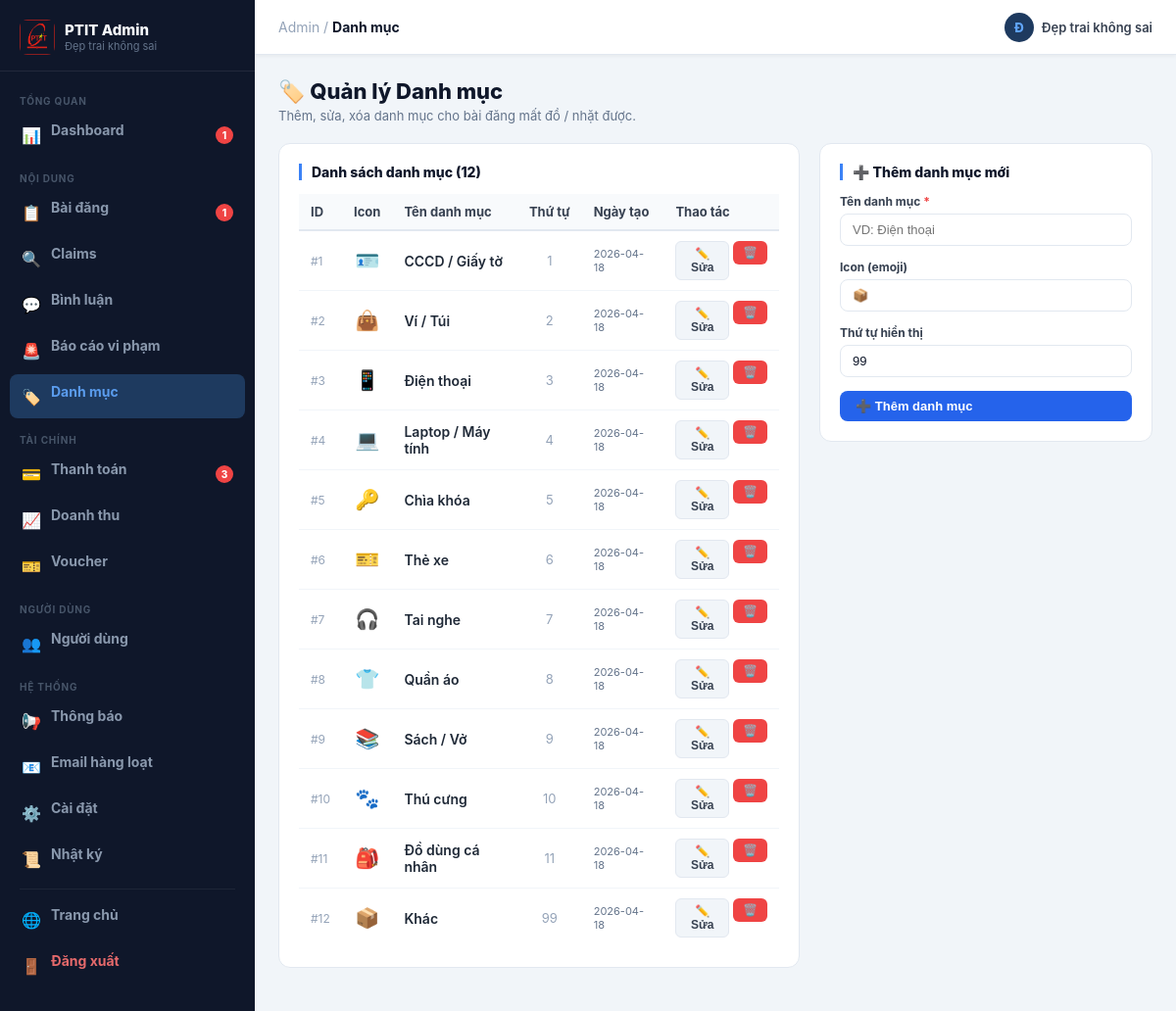
The app's page /admin/categories (signed in) with its own data.
### tables this page shows
CREATE TABLE categories (
        id INTEGER PRIMARY KEY AUTOINCREMENT,
        name TEXT NOT NULL UNIQUE,
        icon TEXT DEFAULT '📦',
        sort_order INTEGER DEFAULT 0,
        created_at TEXT NOT NULL
    );

### app_legacy.py (the view)
@app.route("/admin/categories")
@login_required
@admin_required
def admin_categories():
    conn = connect_db()
    cats = conn.execute("SELECT * FROM categories ORDER BY sort_order, id").fetchall()
    conn.close()
    return render_template("admin_categories.html", cats=cats)

### app_legacy.py (called while the page is built)
def connect_db():
    conn = sqlite3.connect(DB_PATH)
    conn.row_factory = sqlite3.Row
    conn.create_function("norm_vn", 1, normalize_vn)
    return conn

def login_required(view_func):
    @wraps(view_func)
    def wrapper(*args, **kwargs):
        if "user_id" not in session:
            flash("Bạn cần đăng nhập để sử dụng chức năng này.", "warning")
            return redirect(url_for("login"))
        return view_func(*args, **kwargs)
    return wrapper

def admin_required(view_func):
    @wraps(view_func)
    def wrapper(*args, **kwargs):
        if session.get("role") != "admin":
            flash("Bạn không có quyền truy cập trang quản trị.", "danger")
            return redirect(url_for("home"))
        return view_func(*args, **kwargs)
    return wrapper

    @app.context_processor
    def _inject_csrf():
        return {"csrf_token": generate_csrf}

### templates/admin_categories.html (shortened to what this page needs)
{% extends "base_admin.html" %}
{% block admin_title %}Danh mục{% endblock %}
{% block admin_content %}
<div class="adm-page-head">
    <h1>🏷️ Quản lý Danh mục</h1>
    <p>Thêm, sửa, xóa danh mục cho bài đăng mất đồ / nhặt được.</p>
</div>
<div style="display:grid;grid-template-columns:1fr 340px;gap:20px;align-items:start;">
<div class="adm-card">
    <div class="adm-card-title">Danh sách danh mục ({{ cats|length }})</div>
    <div class="adm-table-wrap">
        <table class="adm-table">
            <thead>
                <tr>
                    <th>ID</th><th>Icon</th><th>Tên danh mục</th><th>Thứ tự</th><th>Ngày tạo</th><th>Thao tác</th>
                </tr>
            </thead>
            <tbody>
                {% for cat in cats %}
                <tr>
                    <td><span style="color:#94a3b8;font-size:12px;">#{{ cat["id"] }}</span></td>
                    <td style="font-size:20px;text-align:center;">{{ cat["icon"] or "📦" }}</td>
                    <td style="font-weight:600;font-size:14px;">{{ cat["name"] }}</td>
                    <td style="text-align:center;color:#94a3b8;">{{ cat["sort_order"] }}</td>
                    <td style="font-size:11px;color:#64748b;">{{ cat["created_at"][:10] if cat["created_at"] else "—" }}</td>
                    <td>
                        <div style="display:flex;gap:4px;">
                            <button type="button" class="adm-btn adm-btn-sm adm-btn-ghost"
                                onclick="openEditModal({{ cat['id'] }}, '{{ cat['name']|replace("'","\\'") }}', '{{ cat['icon'] or '📦' }}', {{ cat['sort_order'] }})">✏️ Sửa</button>
                            <form method="POST" action="{{ url_for('admin_category_delete', cat_id=cat['id']) }}" style="display:inline;">
                                <button type="button" class="adm-btn adm-btn-sm adm-btn-danger"
                                    onclick="admConfirm('Xóa danh mục «{{ cat.name }}»?', this.closest('form'), {danger:true,icon:'🗑️',okLabel:'Xóa'})">🗑️</button>
                            </form>
                        </div>
                    </td>
                </tr>
                {% else %}
                <tr><td colspan="6" style="text-align:center;color:#94a3b8;padding:32px;">Chưa có danh mục nào.</td></tr>
                {% endfor %}
            </tbody>
        </table>
    </div>
</div>
<div class="adm-card">
    <div class="adm-card-title">➕ Thêm danh mục mới</div>
    <form method="POST" action="{{ url_for('admin_category_add') }}">
        <div class="adm-form-group">
            <label class="adm-form-label">Tên danh mục <span style="color:#ef4444;">*</span></label>
            <input type="text" name="name" class="adm-form-input" placeholder="VD: Điện thoại" required>
        </div>
        <div class="adm-form-group">
            <label class="adm-form-label">Icon (emoji)</label>
            <input type="text" name="icon" class="adm-form-input" value="📦" placeholder="📦">
        </div>
        <div class="adm-form-group">
            <label class="adm-form-label">Thứ tự hiển thị</label>
            <input type="number" name="sort_order" class="adm-form-input" value="99" min="0">
        </div>
        <button type="submit" class="adm-btn adm-btn-primary" style="width:100%;">➕ Thêm danh mục</button>
    </form>
</div>
</div>
{% endblock %}

### static/css/style.css (style rules this page uses)
* { margin: 0; padding: 0; box-sizing: border-box; }
body { font-family: "Segoe UI", Tahoma, Geneva, Verdana, sans-serif; background: #f3f6fb; color: #1f2937; }
table { width: 100%; border-collapse: collapse; }
thead { background: #ecfdf5; }
th, td { padding: 14px; border-bottom: 1px solid #e5e7eb; text-align: left; }
html { scroll-behavior: smooth; }

### templates/base_admin.html (style rules this page uses)
*, *::before, *::after { box-sizing: border-box; margin: 0; padding: 0; }
body.admin-body { background: #f1f5f9; font-family: -apple-system, BlinkMacSystemFont, 'Segoe UI', sans-serif; }
.adm-page-head { margin-bottom: 20px; }
.adm-page-head h1 { font-size: 22px; font-weight: 800; color: #0f172a; }
.adm-page-head p { font-size: 13px; color: #64748b; margin-top: 4px; }
.adm-card { background: #fff; border-radius: 12px; border: 1px solid #e2e8f0; padding: 20px; margin-bottom: 20px; }
.adm-card-title { font-size: 14px; font-weight: 800; color: #0f172a; margin-bottom: 14px; border-left: 3px solid #3b82f6; padding-left: 10px; }
.adm-table-wrap { overflow-x: auto; }
.adm-table { width: 100%; border-collapse: collapse; font-size: 13px; }
.adm-table th { background: #f8fafc; color: #374151; font-weight: 700; padding: 10px 12px; border-bottom: 2px solid #e2e8f0; text-align: left; white-space: nowrap; }
.adm-table td { padding: 10px 12px; border-bottom: 1px solid #f1f5f9; vertical-align: middle; }
.adm-table tr:last-child td { border-bottom: none; }
.adm-btn { display: inline-flex; align-items: center; gap: 6px; padding: 8px 16px; border-radius: 8px; font-size: 13px; font-weight: 700; text-decoration: none; border: none; cursor: pointer; transition: all .15s; }
.adm-btn-sm { padding: 5px 10px; font-size: 12px; border-radius: 6px; }
.adm-btn-primary { background: #2563eb; color: #fff; }
.adm-btn-danger { background: #ef4444; color: #fff; }
.adm-btn-ghost { background: #f1f5f9; color: #374151; border: 1.5px solid #e2e8f0; }
.adm-form-group { margin-bottom: 14px; }
.adm-form-label { display: block; font-size: 12px; font-weight: 700; color: #374151; margin-bottom: 5px; }
.adm-form-input { width: 100%; padding: 8px 12px; border: 1.5px solid #e2e8f0; border-radius: 8px; font-size: 13px; color: #0f172a; background: #fff; transition: border-color .15s; }

### records on screen
categories: id "1", icon "🪪", name "CCCD / Giấy tờ", sort_order "1", created_at "2026-04-18"
categories: id "2", icon "👜", name "Ví / Túi", sort_order "2", created_at "2026-04-18"
categories: id "3", icon "📱", name "Điện thoại", sort_order "3", created_at "2026-04-18"
categories: id "4", icon "💻", name "Laptop / Máy tính", sort_order "4", created_at "2026-04-18"
categories: id "5", icon "🔑", name "Chìa khóa", sort_order "5", created_at "2026-04-18"
categories: id "6", icon "🎫", name "Thẻ xe", sort_order "6", created_at "2026-04-18"
categories: id "7", icon "🎧", name "Tai nghe", sort_order "7", created_at "2026-04-18"
categories: id "8", icon "👕", name "Quần áo", sort_order "8", created_at "2026-04-18"
categories: id "9", icon "📚", name "Sách / Vở", sort_order "9", created_at "2026-04-18"
categories: id "10", icon "🐾", name "Thú cưng", sort_order "10", created_at "2026-04-18"
categories: id "11", icon "🎒", name "Đồ dùng cá nhân", sort_order "11", created_at "2026-04-18"
categories: id "12", icon "📦", name "Khác", sort_order "99", created_at "2026-04-18"

### other values on screen
{{ session.get('full_name','Admin') }} "Đẹp trai không sai"
{{ admin_pending_posts }} "1"
{{ admin_pending_payments }} "3"
{{ (session.get('full_name','A') or 'A')[0]|upper }} "Đ"
{{ session.get('full_name') }} "Đẹp trai không sai"
{{ cats|length }} "12"
